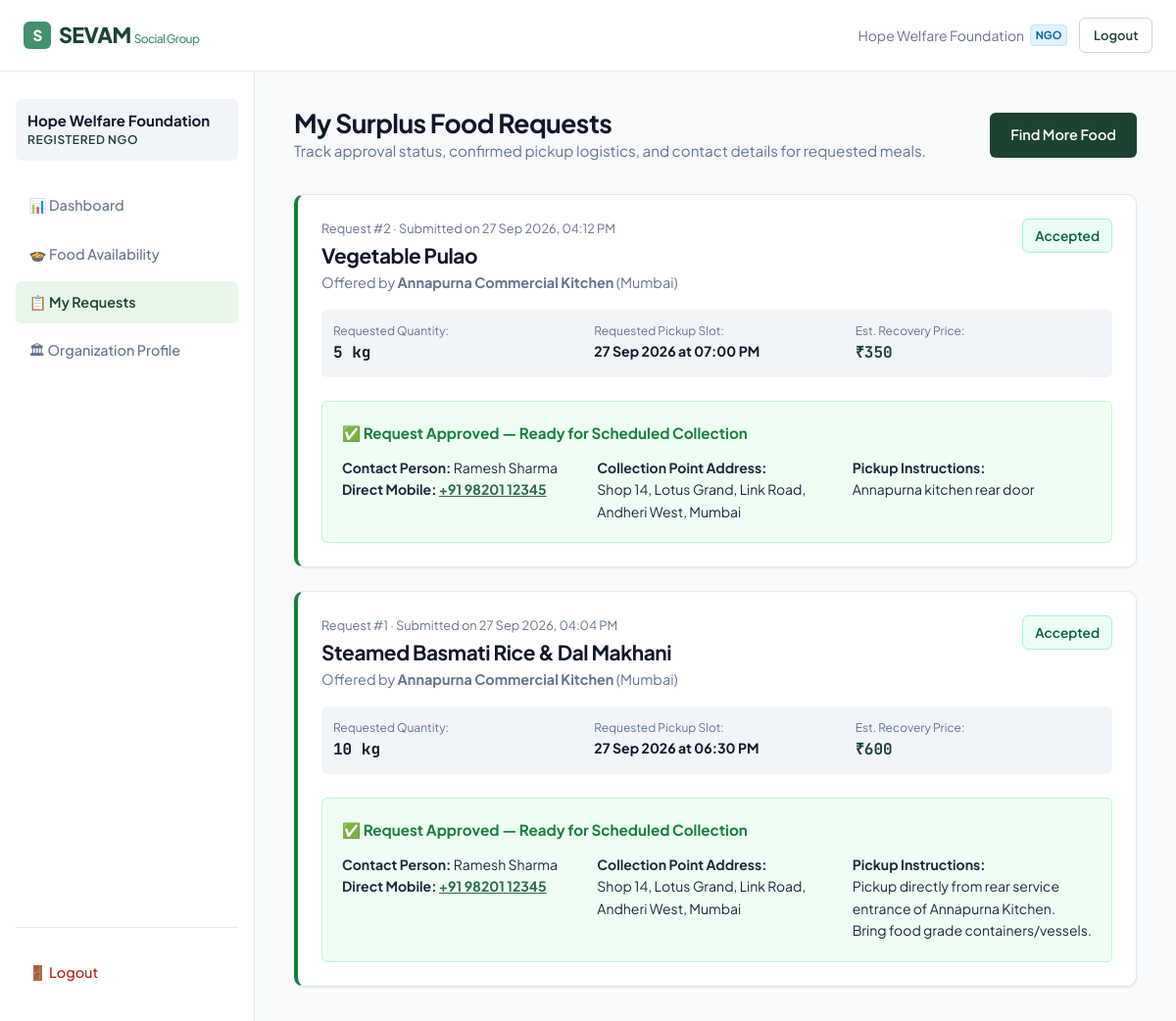
Page /group/my-requests.php (signed in) on the committed database.
### tables this page shows
CREATE TABLE `social_working_groups` (
  `id` int(11) NOT NULL AUTO_INCREMENT,
  `user_id` int(11) NOT NULL,
  `group_name` varchar(150) NOT NULL,
  `representative_name` varchar(100) NOT NULL,
  `phone` varchar(20) NOT NULL,
  `address` text NOT NULL,
  `city` varchar(80) NOT NULL,
  `state` varchar(80) NOT NULL,
  `organization_type` varchar(80) NOT NULL,
  `ngo_status` enum('Registered','Community Volunteer Group','Trust','Society') DEFAULT 'Registered',
  `darpan_id` varchar(50) DEFAULT NULL,
  `created_at` timestamp NULL DEFAULT current_timestamp(),
  PRIMARY KEY (`id`),
  KEY `fk_group_user` (`user_id`),
  CONSTRAINT `fk_group_user` FOREIGN KEY (`user_id`) REFERENCES `users` (`id`) ON DELETE CASCADE
);

CREATE TABLE `food_requests` (
  `id` int(11) NOT NULL AUTO_INCREMENT,
  `food_id` int(11) NOT NULL,
  `group_id` int(11) NOT NULL,
  `requested_quantity` decimal(10,2) NOT NULL,
  `requested_date` date NOT NULL,
  `requested_time` time NOT NULL,
  `message` text DEFAULT NULL,
  `status` enum('Pending','Accepted','Rejected','Completed') DEFAULT 'Pending',
  `created_at` timestamp NULL DEFAULT current_timestamp(),
  `updated_at` timestamp NULL DEFAULT current_timestamp() ON UPDATE current_timestamp(),
  PRIMARY KEY (`id`),
  KEY `fk_request_food` (`food_id`),
  KEY `fk_request_group` (`group_id`),
  CONSTRAINT `fk_request_food` FOREIGN KEY (`food_id`) REFERENCES `food_listings` (`id`) ON DELETE CASCADE,
  CONSTRAINT `fk_request_group` FOREIGN KEY (`group_id`) REFERENCES `social_working_groups` (`id`) ON DELETE CASCADE
);

CREATE TABLE `food_listings` (
  `id` int(11) NOT NULL AUTO_INCREMENT,
  `provider_id` int(11) NOT NULL,
  `category_id` int(11) NOT NULL,
  `food_name` varchar(150) NOT NULL,
  `food_type` enum('Veg','Non-Veg','Vegan','Jain') DEFAULT 'Veg',
  `quantity` decimal(10,2) NOT NULL,
  `available_quantity` decimal(10,2) NOT NULL,
  `quantity_unit` varchar(30) NOT NULL,
  `price` decimal(10,2) NOT NULL,
  `prep_date` date NOT NULL,
  `available_date` date NOT NULL,
  `available_start_time` time NOT NULL,
  `available_end_time` time NOT NULL,
  `expiry_date` date NOT NULL,
  `expiry_time` time NOT NULL,
  `food_description` text DEFAULT NULL,
  `image_url` varchar(255) DEFAULT NULL,
  `pickup_info` text NOT NULL,
  `status` enum('Available','Pending','Accepted','Completed','Expired','Cancelled','Unavailable') DEFAULT 'Available',
  `created_at` timestamp NULL DEFAULT current_timestamp(),
  PRIMARY KEY (`id`),
  KEY `fk_food_provider` (`provider_id`),
  KEY `fk_food_category` (`category_id`),
  CONSTRAINT `fk_food_category` FOREIGN KEY (`category_id`) REFERENCES `food_categories` (`id`),
  CONSTRAINT `fk_food_provider` FOREIGN KEY (`provider_id`) REFERENCES `food_providers` (`id`) ON DELETE CASCADE
);

CREATE TABLE `food_providers` (
  `id` int(11) NOT NULL AUTO_INCREMENT,
  `user_id` int(11) NOT NULL,
  `business_name` varchar(150) NOT NULL,
  `owner_name` varchar(100) NOT NULL,
  `phone` varchar(20) NOT NULL,
  `address` text NOT NULL,
  `city` varchar(80) NOT NULL,
  `state` varchar(80) NOT NULL,
  `business_type` varchar(80) NOT NULL,
  `fssai_status` enum('Certified','Not Certified') DEFAULT 'Not Certified',
  `fssai_number` varchar(50) DEFAULT NULL,
  `created_at` timestamp NULL DEFAULT current_timestamp(),
  PRIMARY KEY (`id`),
  KEY `fk_provider_user` (`user_id`),
  CONSTRAINT `fk_provider_user` FOREIGN KEY (`user_id`) REFERENCES `users` (`id`) ON DELETE CASCADE
);

### php/db.php (called while the page is built, shortened)
<?php
function escape($val) {
    return htmlspecialchars($val ?? '', ENT_QUOTES, 'UTF-8');
}
function get_current_profile($pdo) {
    $role = $_SESSION['role'];
    $userId = $_SESSION['user_id'];
    if ($role === 'provider') {
        $stmt = $pdo->prepare("SELECT p.*, u.email, u.username FROM food_providers p JOIN users u ON p.user_id = u.id WHERE u.id = ?");
        $stmt->execute([$userId]);
        return $stmt->fetch();
    } elseif ($role === 'group') {
        $stmt = $pdo->prepare("SELECT g.*, u.email, u.username FROM social_working_groups g JOIN users u ON g.user_id = u.id WHERE u.id = ?");
        $stmt->execute([$userId]);
        return $stmt->fetch();
    } elseif ($role === 'admin') {
        $stmt = $pdo->prepare("SELECT id, username, email, role FROM users WHERE id = ?");
        $stmt->execute([$userId]);
        return $stmt->fetch();
    }
    return null;
}

### group/my-requests.php (the view, shortened to what this page needs)
<?php
require_once __DIR__ . '/../php/db.php';
require_once __DIR__ . '/header.php';
$groupId = $group['id'] ?? 0;
$stmt = $pdo->prepare("SELECT r.*, f.food_name, f.quantity_unit, f.price, f.food_description, f.pickup_info,
        p.business_name, p.owner_name, p.phone as provider_phone, p.address as provider_address, p.city as provider_city, p.fssai_status, p.fssai_number
        FROM food_requests r
        JOIN food_listings f ON r.food_id = f.id
        JOIN food_providers p ON f.provider_id = p.id
        WHERE r.group_id = ?
        ORDER BY r.id DESC");
$stmt->execute([$groupId]);
$requests = $stmt->fetchAll();
?>
<div class="dashboard-header">
    <div>
        <h1 class="dashboard-title">My Surplus Food Requests</h1>
        <p style="color: var(--color-text-muted); font-size: 0.95rem;">
            Track approval status, confirmed pickup logistics, and contact details for requested meals.
        </p>
    </div>
    <div>
        <a href="/group/food-availability.php" class="btn btn-primary">
            Find More Food
        </a>
    </div>
</div>
<?php if (!empty($requests)): ?>
    <div style="display:flex; flex-direction:column; gap:1.5rem;">
        <?php foreach ($requests as $req): ?>
            <div class="card" style="padding: 1.5rem; border-left: 4px solid <?= ($req['status'] === 'Accepted') ? '#15803d' : (($req['status'] === 'Pending') ? '#b45309' : '#b91c1c') ?>;">
                <div style="display:flex; justify-content:space-between; align-items:flex-start; flex-wrap:wrap; gap:0.5rem; margin-bottom:1rem;">
                    <div>
                        <div style="font-size:0.8rem; color:var(--color-text-muted);">
                            Request #<?= $req['id'] ?> · Submitted on <?= date('d M Y, h:i A', strtotime($req['created_at'])) ?>
                        </div>
                        <h3 style="font-size:1.3rem; margin-top:0.25rem;"><?= escape($req['food_name']) ?></h3>
                        <div style="font-size:0.9rem; color:var(--color-text-muted); margin-top:0.2rem;">
                            Offered by <strong><?= escape($req['business_name']) ?></strong> (<?= escape($req['provider_city']) ?>)
                        </div>
                    </div>
                    <div style="text-align: right;">
                        <span class="badge badge-<?= strtolower($req['status']) ?>" style="font-size:0.85rem; padding:0.35rem 0.75rem;">
                            <?= escape($req['status']) ?>
                        </span>
                    </div>
                </div>
                <div class="cards-grid-3" style="gap:1rem; margin-bottom:1rem; padding:0.75rem; background:var(--color-surface-subtle); border-radius:var(--radius-sm); font-size:0.875rem;">
                    <div>
                        <span style="color:var(--color-text-muted); font-size:0.75rem; display:block;">Requested Quantity:</span>
                        <strong class="tabular-nums" style="font-size:1rem; color:var(--color-text-main);">
                            <?= floatval($req['requested_quantity']) ?> <?= escape($req['quantity_unit']) ?>
                        </strong>
                    </div>
                    <div>
                        <span style="color:var(--color-text-muted); font-size:0.75rem; display:block;">Requested Pickup Slot:</span>
                        <strong style="color:var(--color-text-main);">
                            <?= date('d M Y', strtotime($req['requested_date'])) ?> at <?= date('h:i A', strtotime($req['requested_time'])) ?>
                        </strong>
                    </div>
                    <div>
                        <span style="color:var(--color-text-muted); font-size:0.75rem; display:block;">Est. Recovery Price:</span>
                        <strong class="tabular-nums" style="font-size:1rem; color:var(--color-primary);">
                            ₹<?= floatval($req['price']) ?>
                        </strong>
                    </div>
                </div>
                <?php if ($req['status'] === 'Accepted'): ?>
                    <div style="background:#f0fdf4; border:1px solid #bbf7d0; border-radius:var(--radius-sm); padding:1.25rem; margin-top:0.5rem;">
                        <div style="display:flex; align-items:center; gap:0.5rem; color:#15803d; font-weight:700; font-size:0.95rem; margin-bottom:0.75rem;">
                            <span>✅ Request Approved — Ready for Scheduled Collection</span>
                        </div>
                        <div style="display:grid; grid-template-columns:repeat(auto-fit, minmax(220px, 1fr)); gap:1rem; font-size:0.875rem; color:#1e293b;">
                            <div>
                                <strong>Contact Person:</strong> <?= escape($req['owner_name']) ?><br>
                                <strong>Direct Mobile:</strong> <a href="tel:<?= escape($req['provider_phone']) ?>" style="font-weight:700; text-decoration:underline;"><?= escape($req['provider_phone']) ?></a>
                            </div>
                            <div>
                                <strong>Collection Point Address:</strong><br>
                                <?= escape($req['provider_address']) ?>, <?= escape($req['provider_city']) ?>
                            </div>
                            <div>
                                <strong>Pickup Instructions:</strong><br>
                                <?= escape($req['pickup_info']) ?>
                            </div>
                        </div>
                    </div>
                <?php else: ?>
                    <div style="background:#fffbeb; border:1px solid #fde68a; border-radius:var(--radius-sm); padding:0.85rem; margin-top:0.5rem; color:#92400e; font-size:0.85rem;">
                        <strong>Waiting for Provider:</strong> The food provider has been notified and will confirm the collection slot shortly.
                    </div>
                <?php endif; ?>
            </div>
        <?php endforeach; ?>
    </div>
<?php endif; ?>
<?php require_once __DIR__ . '/footer.php'; ?>

### group/header.php (shortened to what this page needs)
<?php
require_once __DIR__ . '/../php/db.php';
require_once __DIR__ . '/../php/auth.php';
$group = get_current_profile($pdo);
$currentPage = basename($_SERVER['PHP_SELF']);
?>
<!DOCTYPE html>
<html lang="en">
<head>
    <link rel="stylesheet" href="/css/style.css">
</head>
<body>
    <header class="site-header">
        <div class="container header-container">
            <a href="/" class="brand-logo">
                <span class="brand-mark" style="background:var(--color-primary-accent);">S</span>
                <span>SEVAM <span style="font-size:0.75rem; font-weight:500; color:var(--color-primary-accent);">Social Group</span></span>
            </a>
            <div class="nav-actions">
                <span style="font-size:0.875rem; color:var(--color-text-muted); display:inline-flex; align-items:center; gap:0.35rem;">
                    <span><?= escape($group['group_name'] ?? $_SESSION['username']) ?></span>
                    <?php if (!empty($group['darpan_id'])): ?>
                        <span style="background:#e0f2fe; color:#0369a1; border:1px solid #bae6fd; border-radius:4px; font-size:11px; padding:1px 5px; font-weight:700;">NGO</span>
                    <?php endif; ?>
                </span>
                <a href="/logout.php" class="btn btn-secondary btn-sm">Logout</a>
            </div>
        </div>
    </header>
    <div class="dashboard-layout">
        <aside class="dashboard-sidebar">
            <div class="sidebar-user">
                <div class="sidebar-user-name"><?= escape($group['group_name'] ?? 'Social Working Group') ?></div>
                <div class="sidebar-user-role"><?= escape($group['organization_type'] ?? 'Social Partner') ?></div>
            </div>
            <ul class="sidebar-nav">
                <li>
                    <a href="/group/dashboard.php" class="sidebar-link <?= ($currentPage === 'dashboard.php') ? 'active' : '' ?>">
                        📊 Dashboard
                    </a>
                </li>
                <li>
                    <a href="/group/food-availability.php" class="sidebar-link <?= ($currentPage === 'food-availability.php') ? 'active' : '' ?>">
                        🍲 Food Availability
                    </a>
                </li>
                <li>
                    <a href="/group/my-requests.php" class="sidebar-link <?= ($currentPage === 'my-requests.php') ? 'active' : '' ?>">
                        📋 My Requests
                    </a>
                </li>
                <li>
                    <a href="/group/profile.php" class="sidebar-link <?= ($currentPage === 'profile.php') ? 'active' : '' ?>">
                        🏛 Organization Profile
                    </a>
                </li>
                <li style="margin-top: auto; padding-top: 1.5rem; border-top: 1px solid var(--color-border);">
                    <a href="/logout.php" class="sidebar-link" style="color: var(--color-danger);">
                        🚪 Logout
                    </a>
                </li>
            </ul>
        </aside>
        <main class="dashboard-content">

### rows in the picture
social_working_groups: group_name "Hope Welfare Foundation", organization_type "REGISTERED NGO"
food_requests: id "2", created_at "27 Sep 2026, 04:12 PM", food.food_name "Vegetable Pulao", food_providers.business_name "Annapurna Commercial Kitchen", food_providers.city "Mumbai", status "Accepted", requested_quantity "5", food.quantity_unit "kg", requested_date "27 Sep 2026", requested_time "07:00 PM", food.price "350", food_providers.owner_name "Ramesh Sharma", food_providers.phone "+91 98201 12345", food_providers.address "Shop 14, Lotus Grand, Link Road, Andheri West", food.pickup_info "Annapurna kitchen rear door"
food_requests: id "1", created_at "27 Sep 2026, 04:04 PM", food.food_name "Steamed Basmati Rice & Dal Makhani", food_providers.business_name "Annapurna Commercial Kitchen", food_providers.city "Mumbai", status "Accepted", requested_quantity "10", food.quantity_unit "kg", requested_date "27 Sep 2026", requested_time "06:30 PM", food.price "600", food_providers.owner_name "Ramesh Sharma", food_providers.phone "+91 98201 12345", food_providers.address "Shop 14, Lotus Grand, Link Road, Andheri West", food.pickup_info "Pickup directly from rear service entrance of Annapurna Kitchen. Bring food grade containers/vessels."
